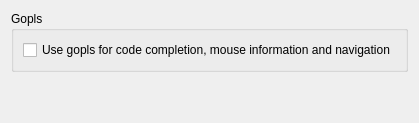
<?xml version="1.0" encoding="UTF-8"?>
<ui version="4.0">
 <class>GoplsOption</class>
 <widget class="QWidget" name="GoplsOption">
  <layout class="QVBoxLayout" name="verticalLayout">
   <item>
    <widget class="QGroupBox" name="groupBox">
     <property name="title"><string>Gopls</string></property>
     <layout class="QVBoxLayout" name="groupLayout">
      <item>
       <widget class="QCheckBox" name="enableCheckBox">
        <property name="text"><string>Use gopls for code completion, mouse information and navigation</string></property>
       </widget>
      </item>
     </layout>
    </widget>
   </item>
   <item><spacer name="verticalSpacer"><property name="orientation"><enum>Qt::Vertical</enum></property><property name="sizeHint" stdset="0"><size><width>20</width><height>40</height></size></property></spacer></item>
  </layout>
 </widget>
 <resources/>
 <connections/>
</ui>
